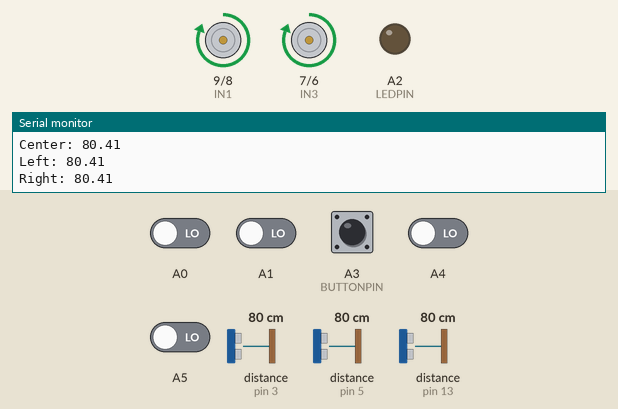
Recording of a sketch running on a simulated Arduino Uno, built with avr-gcc and run on an emulated ATmega328P. On the bench: motor-driver pin pairs drawn as motors (green arrow = first pin HIGH = forward, orange = second pin HIGH = backward, longer = more drive, scaled by the enable pin), output pins drawn as LEDs (lit = HIGH), the last lines printed to the serial monitor. The test bench sets the inputs (shaded band); at power-on: A3 (BUTTONPIN) HIGH, A0, A1, A4, A5 LOW, distance to the obstacle (sensors on pin 3, pin 13, pin 5) 80 cm. The echo pulse lasts 58.3 µs per cm; pins used as bus, display or sensor lines are not drawn.

Above: at 7.2 s.
7.3 s: distance to the obstacle (sensor on pin 3) set to 56 cm
8.8 s: distance to the obstacle (sensor on pin 3) set to 45 cm
At 9.3 s:
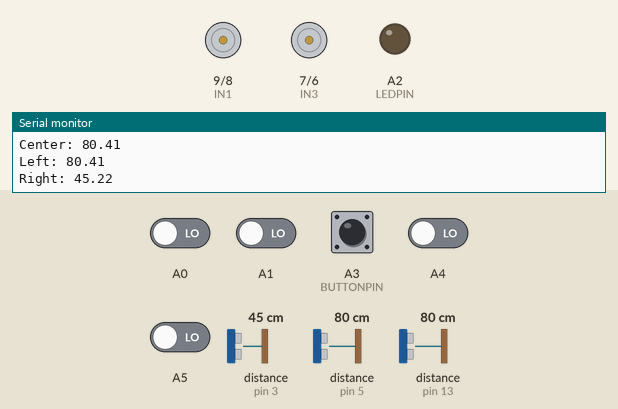
11.8 s: distance to the obstacle (sensor on pin 13) set to 50 cm
14.8 s: distance to the obstacle (sensor on pin 13) set to 43 cm
At 14.8 s:
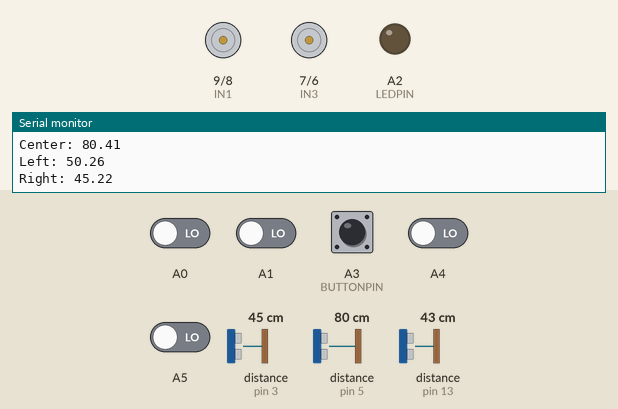
16.3 s: distance to the obstacle (sensor on pin 5) set to 55 cm
18.2 s: distance to the obstacle (sensor on pin 5) set to 47 cm
At 19.5 s:
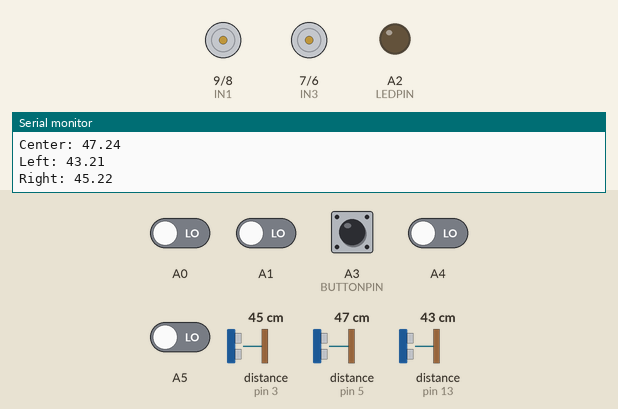
Timing chart, 0 to 22.2 s (numbered marks = the images above; inputs shaded):
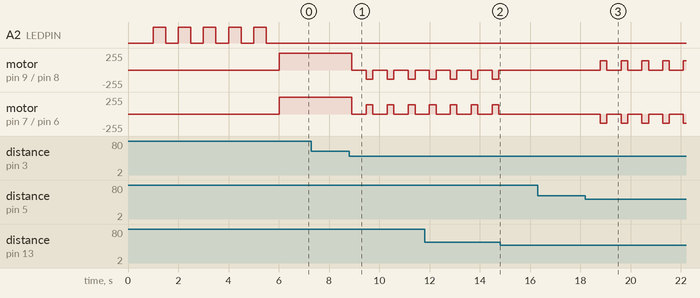

Measured:
- the behaviour switches between 51 and 50 cm on distance to the obstacle (sensor on pin 3) (found by bisection; images 0 and 1)
- the behaviour switches between 46 and 45 cm on distance to the obstacle (sensor on pin 13) (found by bisection; images 1 and 2)
- the behaviour switches between 51 and 50 cm on distance to the obstacle (sensor on pin 5) (found by bisection; images 2 and 3)
- after the input at 8.8 s, motor on pin 9 (IN1) / pin 8 (IN2): alternates backward 140/255 for 0.27 s and stopped for 0.57 s, starting after 0.10 s; motor on pin 7 (IN3) / pin 6 (IN4): alternates forward 140/255 for 0.27 s and stopped for 0.57 s, starting after 0.10 s
- after the input at 14.8 s, motor on pin 9 (IN1) / pin 8 (IN2): stays stopped (without the input it goes to backward 140/255 after 0.52 s); motor on pin 7 (IN3) / pin 6 (IN4): stays stopped (without the input it goes to forward 140/255 after 0.52 s)
- after the input at 18.2 s, motor on pin 9 (IN1) / pin 8 (IN2): alternates forward 140/255 for 0.27 s and stopped for 0.56 s, starting after 0.59 s; motor on pin 7 (IN3) / pin 6 (IN4): alternates backward 140/255 for 0.27 s and stopped for 0.56 s, starting after 0.59 s

The sketch:

traversefinal2.0.ino
```cpp
#include <QTRSensors.h>// Library for IR sensors

//ultrasonic sensor pins might need to be changed
int echol = 13;
int trigl = 12;
int echoc = 5;
int trigc = 4;
int echor = 3;
int trigr = 2;

//H-bridge pins (motor control)
#define ENA 11
#define ENB 10
#define IN1 9 //purple
#define IN2 8 //light gray
#define IN3 7 //white
#define IN4 6//black
#define LEDPIN A2
#define BUTTONPIN A3

//speed of robot maybe add dif. speeds
#define rightmotor 255
#define leftmotor 255
#define carspeed 140
#define ramspeed 255

//initial distances on sensors are zero
int rightdistance = 0, leftdistance = 0, centerdistance = 0;
int rotCnt;// rotation counter go forward after 14
bool dir = 0;
unsigned long previousTime = 0;
//LEDPIN = A2;
//BUTTONPIN = A3;
// IR sensors
QTRSensors qtr;
const uint8_t SensorCount = 4;
uint16_t sensorValues[SensorCount];

//direction functions
void forward(){

  digitalWrite(IN1, HIGH);
  digitalWrite(IN2, LOW);
  digitalWrite(IN3, HIGH);
  digitalWrite(IN4, LOW);
  analogWrite(ENA, ramspeed);
  analogWrite(ENB, ramspeed);
  delay(200);
 // Serial.println("forward");
}

void back(){

  digitalWrite(IN1, LOW);
  digitalWrite(IN2, HIGH);
  digitalWrite(IN3, LOW);
  digitalWrite(IN4, HIGH);
  analogWrite(ENA, carspeed);
  analogWrite(ENB, carspeed);
  delay(250);
  //Serial.println("back");
}

void right(){

  digitalWrite(IN1, HIGH);
  digitalWrite(IN2, LOW);
  digitalWrite(IN3, LOW);
  digitalWrite(IN4, HIGH);
  analogWrite(ENA, carspeed);
  analogWrite(ENB, carspeed);
  delay(150);
  //Serial.println("right");
}

void left(){

  digitalWrite(IN1, LOW);
  digitalWrite(IN2, HIGH);
  digitalWrite(IN3, HIGH);
  digitalWrite(IN4, LOW);
  analogWrite(ENA, carspeed);
  analogWrite(ENB, carspeed);
  delay(150);
  //Serial.println("left");
}

void stopp(){
  digitalWrite(ENA, LOW);
  digitalWrite(ENB, LOW);
  delay(50);
}

//IR sensor detection function
void detection()        //Measuring three angles(0.90.179)
    {
      qtr.read(sensorValues);

      /*
      Serial.print("Front Left IR sensor: ");
      Serial.println(sensorValues[1]);
      Serial.print("Front Right IR sensor: ");
      Serial.println(sensorValues[2]);
      Serial.print("Back Left IR sensor: ");
      Serial.println(sensorValues[0]);
      Serial.print("Back Right IR sensor: ");
      Serial.println(sensorValues[3]);
      */

      if(sensorValues[1] > 1500 && sensorValues[2] > 1500)
      {
        stopp();
        right();
        delay(500);
        forward();
        delay(800);

      }
      else if(sensorValues[0] > 1500 && sensorValues[3] > 1500)
      {
        stopp();
        right();
        delay(500);
        forward();
        delay(800);
      }

    }

//ultrasonic left sensor function
int distance_left(){
  digitalWrite(trigl, LOW);
  delayMicroseconds(2);
  digitalWrite(trigl, HIGH);
  delayMicroseconds(10);
  digitalWrite(trigl, LOW);
  float left_distance = pulseIn(echol, HIGH);
  left_distance = left_distance / 58;
  Serial.print("Left: ");
  Serial.println(left_distance);
  return(int)left_distance;
}

//ultrasonic center sensor function
int distance_center(){
  digitalWrite(trigc, LOW);
  delayMicroseconds(2);
  digitalWrite(trigc, HIGH);
  delayMicroseconds(10);
  digitalWrite(trigc, LOW);
  float center_distance = pulseIn(echoc, HIGH);
  center_distance = center_distance / 58;
  Serial.print("Center: ");
  Serial.println(center_distance);
  return(int)center_distance;
}

//ultrasonic right sensor function
int distance_right(){
  digitalWrite(trigr, LOW);
  delayMicroseconds(2);
  digitalWrite(trigr, HIGH);
  delayMicroseconds(10);
  digitalWrite(trigr, LOW);
  float right_distance = pulseIn(echor, HIGH);
  right_distance = right_distance / 58;
  Serial.print("Right: ");
  Serial.println(right_distance);
  return(int)right_distance;
}

void setup() {

  Serial.begin(112500);
  //initializing ultrasonic pins
  pinMode(echol, INPUT);
  pinMode(trigl, OUTPUT);
  pinMode(echoc, INPUT);
  pinMode(trigc, OUTPUT);
  pinMode(echor, INPUT);
  pinMode(trigr, OUTPUT);
  //initiallizing h-bridge pins
  pinMode(IN1, OUTPUT);
  pinMode(IN2, OUTPUT);
  pinMode(IN3, OUTPUT);
  pinMode(IN4, OUTPUT);
  pinMode(ENA, OUTPUT);
  pinMode(ENB, OUTPUT);
  pinMode(LEDPIN, OUTPUT);

  pinMode(BUTTONPIN, INPUT);
  //stop();

  //IR pins
  pinMode(A0,INPUT);
  pinMode(A1,INPUT);
  pinMode(A4,INPUT);
  pinMode(A5,INPUT);

  // IR sensor setup
  qtr.setTypeRC();
  qtr.setSensorPins((const uint8_t[]){A0,A1,A4,A5}, SensorCount);
  qtr.setEmitterPin(HIGH);
  digitalWrite(LEDPIN, LOW);
  int countdown = 0;
  while(!digitalRead(BUTTONPIN))
  {
    Serial.println(digitalRead(BUTTONPIN)); // is currently floating
  }
  while(countdown <= 5)
  {
    unsigned long currentTime = millis();
    if((currentTime - previousTime) >= 1000)
    {
      previousTime = currentTime;
      countdown = countdown +1;
      digitalWrite(LEDPIN, HIGH);
    }
    else if((currentTime - previousTime) >= 500)
    {
      digitalWrite(LEDPIN, LOW);
    }
  }
  digitalWrite(LEDPIN,LOW);

}
void loop() {


  //checking center sensor first
 centerdistance = distance_center();
 leftdistance = distance_left();
 rightdistance = distance_right();
 detection();

 if(centerdistance <= 50){
  stopp();
  delay(500);
  detection();

  rightdistance = distance_right();
  leftdistance = distance_left();

      if(rightdistance < leftdistance){
          left();
          delay(100);//change the delay to see how much it turns
          detection();
        }
      else if(rightdistance > leftdistance){
          right();
          delay(100);
          detection();
        }
      else if((rightdistance <= 33) || (leftdistance <= 33)){
          back();
          delay(150);
          detection();
        }
  }


 //checking right sensor


 else if(rightdistance <= 50){
  detection();
  stopp();
  delay(500);

  rightdistance = distance_right();
  leftdistance = distance_left();
  centerdistance = distance_center();

        if(rightdistance < leftdistance){
          left();
          detection();
          delay(100);
          }
        else if(centerdistance < leftdistance){
          left();
          detection();
          delay(100);//change the delay to see how much it turns
          }
        else if((centerdistance <= 15) || (leftdistance <= 15)){
          back();
          detection();
          delay(300);
          }
 }
//checking left sensor


 else if(leftdistance <= 50){
  stopp();
  detection();
  delay(500);

  leftdistance = distance_left();
  rightdistance = distance_right();
  centerdistance = distance_center();

        if(leftdistance < rightdistance){
          right();
          detection();
          delay(100);
          }
        else if(centerdistance < rightdistance){
          right();
          detection();
          delay(100);//change the delay to see how much it turns
          }
        else if((centerdistance <= 15) || (rightdistance <= 15)){
          back();
          detection();
          delay(300);
          }

 }

 else {
  forward();
  detection();
 }
}
```
